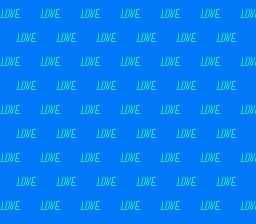

Rendered tile map (Tiled .tmx) drawn with the repository's tilesets; below, a short description and the full map source, tile grids included:
An orthogonal 32x28 tile map with 8x8 px tiles, 3 tile layers (bg, bg2, graphics).

<map version="1.2" tiledversion="1.3.2" orientation="orthogonal" renderorder="right-down" compressionlevel="0" width="32" height="28" tilewidth="8" tileheight="8" infinite="0" nextlayerid="4" nextobjectid="21">
 <tileset firstgid="1" source="tilesets/menuTiled.tsx" />
 <layer id="1" name="bg" width="32" height="28">
  <data encoding="csv">
4,4,4,4,4,4,4,4,4,4,4,4,4,4,4,4,4,4,4,4,4,4,4,4,4,4,4,4,4,4,4,4,
4,4,4,4,4,4,4,4,4,4,4,4,4,4,4,4,4,4,4,4,4,4,4,4,4,4,4,4,4,4,4,4,
4,4,4,4,4,4,4,4,4,4,4,4,4,4,4,4,4,4,4,4,4,4,4,4,4,4,4,4,4,4,4,4,
4,4,4,4,4,4,4,4,4,4,4,4,4,4,4,4,4,4,4,4,4,4,4,4,4,4,4,4,4,4,4,4,
4,4,4,4,4,4,4,4,4,4,4,4,4,4,4,4,4,4,4,4,4,4,4,4,4,4,4,4,4,4,4,4,
4,4,4,4,4,4,4,4,4,4,4,4,4,4,4,4,4,4,4,4,4,4,4,4,4,4,4,4,4,4,4,4,
4,4,4,4,4,4,4,4,4,4,4,4,4,4,4,4,4,4,4,4,4,4,4,4,4,4,4,4,4,4,4,4,
4,4,4,4,4,4,4,4,4,4,4,4,4,4,4,4,4,4,4,4,4,4,4,4,4,4,4,4,4,4,4,4,
4,4,4,4,4,4,4,4,4,4,4,4,4,4,4,4,4,4,4,4,4,4,4,4,4,4,4,4,4,4,4,4,
4,4,4,4,4,4,4,4,4,4,4,4,4,4,4,4,4,4,4,4,4,4,4,4,4,4,4,4,4,4,4,4,
4,4,4,4,4,4,4,4,4,4,4,4,4,4,4,4,4,4,4,4,4,4,4,4,4,4,4,4,4,4,4,4,
4,4,4,4,4,4,4,4,4,4,4,4,4,4,4,4,4,4,4,4,4,4,4,4,4,4,4,4,4,4,4,4,
4,4,4,4,4,4,4,4,4,4,4,4,4,4,4,4,4,4,4,4,4,4,4,4,4,4,4,4,4,4,4,4,
4,4,4,4,4,4,4,4,4,4,4,4,4,4,4,4,4,4,4,4,4,4,4,4,4,4,4,4,4,4,4,4,
4,4,4,4,4,4,4,4,4,4,4,4,4,4,4,4,4,4,4,4,4,4,4,4,4,4,4,4,4,4,4,4,
4,4,4,4,4,4,4,4,4,4,4,4,4,4,4,4,4,4,4,4,4,4,4,4,4,4,4,4,4,4,4,4,
4,4,4,4,4,4,4,4,4,4,4,4,4,4,4,4,4,4,4,4,4,4,4,4,4,4,4,4,4,4,4,4,
4,4,4,4,4,4,4,4,4,4,4,4,4,4,4,4,4,4,4,4,4,4,4,4,4,4,4,4,4,4,4,4,
4,4,4,4,4,4,4,4,4,4,4,4,4,4,4,4,4,4,4,4,4,4,4,4,4,4,4,4,4,4,4,4,
4,4,4,4,4,4,4,4,4,4,4,4,4,4,4,4,4,4,4,4,4,4,4,4,4,4,4,4,4,4,4,4,
4,4,4,4,4,4,4,4,4,4,4,4,4,4,4,4,4,4,4,4,4,4,4,4,4,4,4,4,4,4,4,4,
4,4,4,4,4,4,4,4,4,4,4,4,4,4,4,4,4,4,4,4,4,4,4,4,4,4,4,4,4,4,4,4,
4,4,4,4,4,4,4,4,4,4,4,4,4,4,4,4,4,4,4,4,4,4,4,4,4,4,4,4,4,4,4,4,
4,4,4,4,4,4,4,4,4,4,4,4,4,4,4,4,4,4,4,4,4,4,4,4,4,4,4,4,4,4,4,4,
4,4,4,4,4,4,4,4,4,4,4,4,4,4,4,4,4,4,4,4,4,4,4,4,4,4,4,4,4,4,4,4,
4,4,4,4,4,4,4,4,4,4,4,4,4,4,4,4,4,4,4,4,4,4,4,4,4,4,4,4,4,4,4,4,
4,4,4,4,4,4,4,4,4,4,4,4,4,4,4,4,4,4,4,4,4,4,4,4,4,4,4,4,4,4,4,4,
4,4,4,4,4,4,4,4,4,4,4,4,4,4,4,4,4,4,4,4,4,4,4,4,4,4,4,4,4,4,4,4
</data>
 </layer>
 <layer id="2" name="bg2" width="32" height="28">
  <data encoding="csv">
8,9,10,11,0,8,9,10,11,0,8,9,10,11,0,8,9,10,11,0,8,9,10,11,0,8,9,10,11,0,8,9,
24,25,26,27,0,24,25,26,27,0,24,25,26,27,0,24,25,26,27,0,24,25,26,27,0,24,25,26,27,0,24,25,
40,41,42,43,0,40,41,42,43,0,40,41,42,43,0,40,41,42,43,0,40,41,42,43,0,40,41,42,43,0,40,41,
11,0,8,9,10,11,0,8,9,10,11,0,8,9,10,11,0,8,9,10,11,0,8,9,10,11,0,8,9,10,11,0,
27,0,24,25,26,27,0,24,25,26,27,0,24,25,26,27,0,24,25,26,27,0,24,25,26,27,0,24,25,26,27,0,
43,0,40,41,42,43,0,40,41,42,43,0,40,41,42,43,0,40,41,42,43,0,40,41,42,43,0,40,41,42,43,0,
8,9,10,11,0,8,9,10,11,0,8,9,10,11,0,8,9,10,11,0,8,9,10,11,0,8,9,10,11,0,8,9,
24,25,26,27,0,24,25,26,27,0,24,25,26,27,0,24,25,26,27,0,24,25,26,27,0,24,25,26,27,0,24,25,
40,41,42,43,0,40,41,42,43,0,40,41,42,43,0,40,41,42,43,0,40,41,42,43,0,40,41,42,43,0,40,41,
11,0,8,9,10,11,0,8,9,10,11,0,8,9,10,11,0,8,9,10,11,0,8,9,10,11,0,8,9,10,11,0,
27,0,24,25,26,27,0,24,25,26,27,0,24,25,26,27,0,24,25,26,27,0,24,25,26,27,0,24,25,26,27,0,
43,0,40,41,42,43,0,40,41,42,43,0,40,41,42,43,0,40,41,42,43,0,40,41,42,43,0,40,41,42,43,0,
8,9,10,11,0,8,9,10,11,0,8,9,10,11,0,8,9,10,11,0,8,9,10,11,0,8,9,10,11,0,8,9,
24,25,26,27,0,24,25,26,27,0,24,25,26,27,0,24,25,26,27,0,24,25,26,27,0,24,25,26,27,0,24,25,
40,41,42,43,0,40,41,42,43,0,40,41,42,43,0,40,41,42,43,0,40,41,42,43,0,40,41,42,43,0,40,41,
11,0,8,9,10,11,0,8,9,10,11,0,8,9,10,11,0,8,9,10,11,0,8,9,10,11,0,8,9,10,11,0,
27,0,24,25,26,27,0,24,25,26,27,0,24,25,26,27,0,24,25,26,27,0,24,25,26,27,0,24,25,26,27,0,
43,0,40,41,42,43,0,40,41,42,43,0,40,41,42,43,0,40,41,42,43,0,40,41,42,43,0,40,41,42,43,0,
8,9,10,11,0,8,9,10,11,0,8,9,10,11,0,8,9,10,11,0,8,9,10,11,0,8,9,10,11,0,8,9,
24,25,26,27,0,24,25,26,27,0,24,25,26,27,0,24,25,26,27,0,24,25,26,27,0,24,25,26,27,0,24,25,
40,41,42,43,0,40,41,42,43,0,40,41,42,43,0,40,41,42,43,0,40,41,42,43,0,40,41,42,43,0,40,41,
11,0,8,9,10,11,0,8,9,10,11,0,8,9,10,11,0,8,9,10,11,0,8,9,10,11,0,8,9,10,11,0,
27,0,24,25,26,27,0,24,25,26,27,0,24,25,26,27,0,24,25,26,27,0,24,25,26,27,0,24,25,26,27,0,
43,0,40,41,42,43,0,40,41,42,43,0,40,41,42,43,0,40,41,42,43,0,40,41,42,43,0,40,41,42,43,0,
8,9,10,11,0,8,9,10,11,0,8,9,10,11,0,8,9,10,11,0,8,9,10,11,0,8,9,10,11,0,8,9,
24,25,26,27,0,24,25,26,27,0,24,25,26,27,0,24,25,26,27,0,24,25,26,27,0,24,25,26,27,0,24,25,
40,41,42,43,0,40,41,42,43,0,40,41,42,43,0,40,41,42,43,0,40,41,42,43,0,40,41,42,43,0,40,41,
11,0,8,9,10,11,0,8,9,10,11,0,8,9,10,11,0,8,9,10,11,0,8,9,10,11,0,8,9,10,11,0
</data>
 </layer>
 <layer id="3" name="graphics" width="32" height="28">
  <data encoding="csv">
0,0,0,0,0,0,0,0,0,0,0,0,0,0,0,0,0,0,0,0,0,0,0,0,0,0,0,0,0,0,0,0,
0,0,0,0,0,0,0,0,0,0,0,0,0,0,0,0,0,0,0,0,0,0,0,0,0,0,0,0,0,0,0,0,
0,0,0,0,0,0,0,0,0,0,0,0,0,0,0,0,0,0,0,0,0,0,0,0,0,0,0,0,0,0,0,0,
0,0,0,0,0,0,0,0,0,0,0,0,0,0,0,0,0,0,0,0,0,0,0,0,0,0,0,0,0,0,0,0,
0,0,0,0,0,0,0,0,0,0,0,0,0,0,0,0,0,0,0,0,0,0,0,0,0,0,0,0,0,0,0,0,
0,0,0,0,0,0,0,0,0,0,0,0,0,0,0,0,0,0,0,0,0,0,0,0,0,0,0,0,0,0,0,0,
0,0,0,0,0,0,0,0,0,0,0,0,0,0,0,0,0,0,0,0,0,0,0,0,0,0,0,0,0,0,0,0,
0,0,0,0,0,0,0,0,0,0,0,0,0,0,0,0,0,0,0,0,0,0,0,0,0,0,0,0,0,0,0,0,
0,0,0,0,0,0,0,0,0,0,0,0,0,0,0,0,0,0,0,0,0,0,0,0,0,0,0,0,0,0,0,0,
0,0,0,0,0,0,0,0,0,0,0,0,0,0,0,0,0,0,0,0,0,0,0,0,0,0,0,0,0,0,0,0,
0,0,0,0,0,0,0,0,0,0,0,0,0,0,0,0,0,0,0,0,0,0,0,0,0,0,0,0,0,0,0,0,
0,0,0,0,0,0,0,0,0,0,0,0,0,0,0,0,0,0,0,0,0,0,0,0,0,0,0,0,0,0,0,0,
0,0,0,0,0,0,0,0,0,0,0,0,0,0,0,0,0,0,0,0,0,0,0,0,0,0,0,0,0,0,0,0,
0,0,0,0,0,0,0,0,0,0,0,0,0,0,0,0,0,0,0,0,0,0,0,0,0,0,0,0,0,0,0,0,
0,0,0,0,0,0,0,0,0,0,0,0,0,0,0,0,0,0,0,0,0,0,0,0,0,0,0,0,0,0,0,0,
0,0,0,0,0,0,0,0,0,0,0,0,0,0,0,0,0,0,0,0,0,0,0,0,0,0,0,0,0,0,0,0,
0,0,0,0,0,0,0,0,0,0,0,0,0,0,0,0,0,0,0,0,0,0,0,0,0,0,0,0,0,0,0,0,
0,0,0,0,0,0,0,0,0,0,0,0,0,0,0,0,0,0,0,0,0,0,0,0,0,0,0,0,0,0,0,0,
0,0,0,0,0,0,0,0,0,0,0,0,0,0,0,0,0,0,0,0,0,0,0,0,0,0,0,0,0,0,0,0,
0,0,0,0,0,0,0,0,0,0,0,0,0,0,0,0,0,0,0,0,0,0,0,0,0,0,0,0,0,0,0,0,
0,0,0,0,0,0,0,0,0,0,0,0,0,0,0,0,0,0,0,0,0,0,0,0,0,0,0,0,0,0,0,0,
0,0,0,0,0,0,0,0,0,0,0,0,0,0,0,0,0,0,0,0,0,0,0,0,0,0,0,0,0,0,0,0,
0,0,0,0,0,0,0,0,0,0,0,0,0,0,0,0,0,0,0,0,0,0,0,0,0,0,0,0,0,0,0,0,
0,0,0,0,0,0,0,0,0,0,0,0,0,0,0,0,0,0,0,0,0,0,0,0,0,0,0,0,0,0,0,0,
0,0,0,0,0,0,0,0,0,0,0,0,0,0,0,0,0,0,0,0,0,0,0,0,0,0,0,0,0,0,0,0,
0,0,0,0,0,0,0,0,0,0,0,0,0,0,0,0,0,0,0,0,0,0,0,0,0,0,0,0,0,0,0,0,
0,0,0,0,0,0,0,0,0,0,0,0,0,0,0,0,0,0,0,0,0,0,0,0,0,0,0,0,0,0,0,0,
0,0,0,0,0,0,0,0,0,0,0,0,0,0,0,0,0,0,0,0,0,0,0,0,0,0,0,0,0,0,0,0
</data>
 </layer>
</map>
